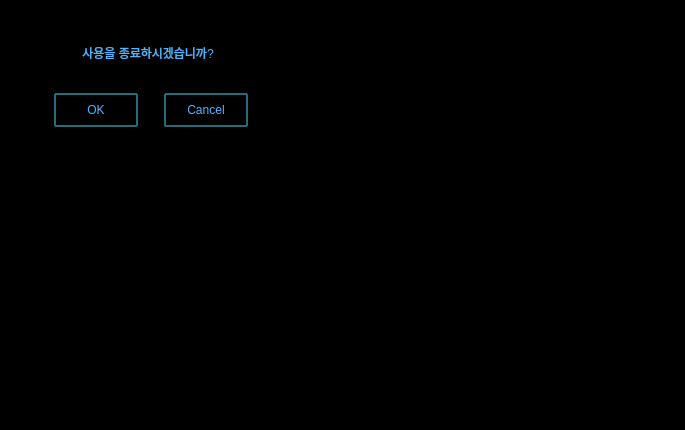
<?xml version="1.0" encoding="UTF-8"?>
<ui version="4.0">
 <class>Form</class>
 <widget class="QWidget" name="Form">
  <property name="geometry">
   <rect>
    <x>0</x>
    <y>0</y>
    <width>685</width>
    <height>430</height>
   </rect>
  </property>
  <property name="windowTitle">
   <string>Form</string>
  </property>
  <property name="styleSheet">
   <string notr="true">background-color: black
</string>
  </property>
  <widget class="QDialogButtonBox" name="buttonBox">
   <property name="geometry">
    <rect>
     <x>20</x>
     <y>80</y>
     <width>261</width>
     <height>61</height>
    </rect>
   </property>
   <property name="sizePolicy">
    <sizepolicy hsizetype="Expanding" vsizetype="Fixed">
     <horstretch>0</horstretch>
     <verstretch>0</verstretch>
    </sizepolicy>
   </property>
   <property name="focusPolicy">
    <enum>Qt::ClickFocus</enum>
   </property>
   <property name="styleSheet">
    <string notr="true">QPushButton{
color : rgb(78, 182, 255);
width : 80;
height : 30;
margin : 10px;
border: 2px solid rgb(37, 107, 121);
border-radius: 1px;
background-color: black;
}
QPushButton:hover { background-color: rgb(5, 84, 88); }</string>
   </property>
   <property name="orientation">
    <enum>Qt::Horizontal</enum>
   </property>
   <property name="standardButtons">
    <set>QDialogButtonBox::Cancel|QDialogButtonBox::Ok</set>
   </property>
   <property name="centerButtons">
    <bool>true</bool>
   </property>
  </widget>
  <widget class="QLabel" name="label">
   <property name="geometry">
    <rect>
     <x>0</x>
     <y>0</y>
     <width>300</width>
     <height>161</height>
    </rect>
   </property>
   <property name="text">
    <string/>
   </property>
   <property name="pixmap">
    <pixmap resource="icon/drone.qrc">:/background/frame.png</pixmap>
   </property>
   <property name="scaledContents">
    <bool>true</bool>
   </property>
  </widget>
  <widget class="QTextBrowser" name="textBrowser">
   <property name="geometry">
    <rect>
     <x>20</x>
     <y>40</y>
     <width>256</width>
     <height>41</height>
    </rect>
   </property>
   <property name="styleSheet">
    <string notr="true">color : rgb(78, 182, 255)</string>
   </property>
   <property name="frameShape">
    <enum>QFrame::NoFrame</enum>
   </property>
   <property name="html">
    <string>&lt;!DOCTYPE HTML PUBLIC &quot;-//W3C//DTD HTML 4.0//EN&quot; &quot;http://www.w3.org/TR/REC-html40/strict.dtd&quot;&gt;
&lt;html&gt;&lt;head&gt;&lt;meta name=&quot;qrichtext&quot; content=&quot;1&quot; /&gt;&lt;style type=&quot;text/css&quot;&gt;
p, li { white-space: pre-wrap; }
&lt;/style&gt;&lt;/head&gt;&lt;body style=&quot; font-family:'Gulim'; font-size:9pt; font-weight:400; font-style:normal;&quot;&gt;
&lt;p align=&quot;center&quot; style=&quot; margin-top:0px; margin-bottom:0px; margin-left:0px; margin-right:0px; -qt-block-indent:0; text-indent:0px;&quot;&gt;사용을 종료하시겠습니까?&lt;/p&gt;&lt;/body&gt;&lt;/html&gt;</string>
   </property>
  </widget>
  <zorder>label</zorder>
  <zorder>buttonBox</zorder>
  <zorder>textBrowser</zorder>
 </widget>
 <resources>
  <include location="icon/drone.qrc"/>
 </resources>
 <connections>
  <connection>
   <sender>buttonBox</sender>
   <signal>accepted()</signal>
   <receiver>Form</receiver>
   <slot>accept()</slot>
   <hints>
    <hint type="sourcelabel">
     <x>128</x>
     <y>89</y>
    </hint>
    <hint type="destinationlabel">
     <x>111</x>
     <y>128</y>
    </hint>
   </hints>
  </connection>
  <connection>
   <sender>buttonBox</sender>
   <signal>rejected()</signal>
   <receiver>Form</receiver>
   <slot>reject()</slot>
   <hints>
    <hint type="sourcelabel">
     <x>194</x>
     <y>87</y>
    </hint>
    <hint type="destinationlabel">
     <x>227</x>
     <y>113</y>
    </hint>
   </hints>
  </connection>
 </connections>
 <slots>
  <slot>accept()</slot>
  <slot>reject()</slot>
 </slots>
</ui>
